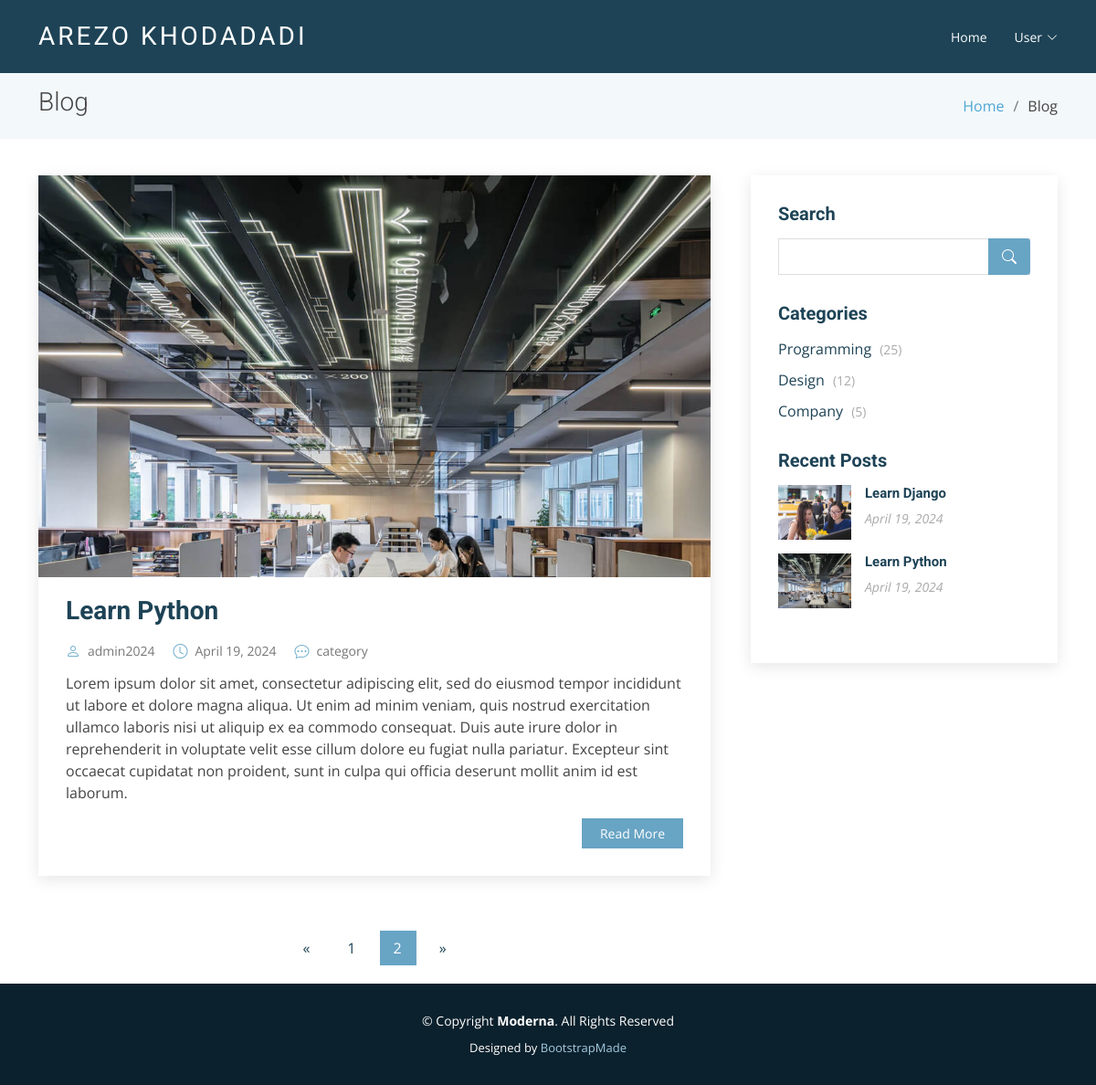
Screenshot of /?page=2 with the database file from the repository.
### blog/models.py (models this page shows, shortened)
class Post(models.Model):
    title=models.CharField(max_length=255)
    excerpt=models.TextField()
    body=models.TextField()
    author=models.ForeignKey("accounts.CustomUser", on_delete=models.CASCADE)
    date=models.DateField(default=date.today)
    photo=models.ImageField(upload_to='photo/%Y/%m/%d')

### accounts/models.py (models this page shows)
class CustomUser(AbstractUser):
    age=models.PositiveIntegerField(null=True, blank=True)
    photo=models.ImageField(upload_to='photo/profiles/%Y/%m/%d',default='null')
    about=models.CharField(max_length=255, default='null')
    twitter_url=models.CharField( max_length=60, null=True, blank= True)
    instagram_url=models.CharField( max_length=60, null=True, blank= True)
    facebook_url=models.CharField( max_length=60, null=True, blank= True)

### blog/views.py (the view)
# urls.py: path('', HomeView.as_view(),name="home"),
class HomeView(View):
    template_name='home.html'
    paginate_by=1
    def get(self, request):
        posts=Post.objects.all()
        paginator=Paginator(posts, self.paginate_by)
        page_number=request.GET.get('page')
        page_obj=paginator.get_page(page_number)
        context={'post_list':page_obj}
        return render(request, self.template_name, context)

### blog/context_processors.py (called while the page is built)
def recent_posts(request):
    recent_posts=Post.objects.order_by('-date')[:5]
    return {'recent_posts': recent_posts}

### templates/home.html
{% extends 'base.html' %}
{% load static %}
{% block content %}
<main id="main">
    <section class="breadcrumbs">
      <div class="container">
        <div class="d-flex justify-content-between align-items-center">
          <h2>Blog</h2>
          <ol>
            <li><a href="index.html">Home</a></li>
            <li>Blog</li>
          </ol>
        </div>
      </div>
    </section>
    <section id="blog" class="blog">
      <div class="container" data-aos="fade-up">
        <div class="row">
          <div class="col-lg-8 entries">
            {% if post_list %}
              {% for post in post_list %}
                <article class="entry">
                  <div class="entry-img">
                    <img src="{{ post.photo.url }}" alt="" class="img-fluid">
                  </div>
                  <h2 class="entry-title">
                    <a href="{% url 'post_detail' post.pk %}">{{ post.title }}</a>
                  </h2>
                  <div class="entry-meta">
                    <ul>
                      <li class="d-flex align-items-center"><i class="bi bi-person"></i> <a href="blog-single.html">{{ post.author }}</a></li>
                      <li class="d-flex align-items-center"><i class="bi bi-clock"></i> <a href="blog-single.html"><time datetime="2020-01-01">{{ post.date }}</time></a></li>
                      <li class="d-flex align-items-center"><i class="bi bi-chat-dots"></i> <a href="blog-single.html">{{ category }} category</a></li>
                    </ul>
                  </div>
                  <div class="entry-content">
                    <p>
                      {{ post.excerpt }}
                    </p>
                    <div class="read-more">
                      <a href="{% url 'post_detail' post.pk %}">Read More</a>
                    </div>
                  </div>
                </article>
              {% endfor  %}
              {% if post_list.has_other_pages %}
                <div class="blog-pagination">
                  <ul class="justify-content-center">
                    {% if post_list.has_previous %}
                      <li class="page-item">
                        <a href="?page={{ post_list.previous_page_number }}">&laquo</a>
                      </li>
                      {% else %}
                        <li class="page-item disable">
                          <a class="page-link">&laquo</a>
                        </li>
                    {% endif %}
                    {% for i in post_list.paginator.page_range %}
                      {% if post_list.number == i %}
                        <li class="page-item active">
                          <a class="page-link">{{ i }}</a>
                        </li>
                      {% else %}
                        <li class="page-item">
                          <a href="?page={{ i }}" class="page-link">{{ i }}</a>
                        </li>
                      {% endif %}
                    {% endfor %}
                    {% if post_list.has_next %}
                      <li class="page-item">
                      <a href="?page={{ post_list.next_page_number }}">&raquo</a>
                      </li>
                    {% else %}
                      <li class="page-item disable">
                      <a class="page-link">&raquo</a>
                      </li>
                    {% endif %}
                  </ul>
                </div>
              {% endif %}
              {% else %}
                <h2>No post is available!</h2>
            {% endif %}
          </div>
          <div class="col-lg-4">
            {% block sidebar %}
            {% include 'sidebar.html' %}
            {% endblock sidebar %}
          </div>
        </div>
      </div>
    </section>
  </main>
{% endblock content %}

### templates/sidebar.html
{% load static %}
<div class="sidebar">
    <h3 class="sidebar-title">Search</h3>
    <div class="sidebar-item search-form">
      <form action="">
        <input type="text">
        <button type="submit"><i class="bi bi-search"></i></button>
      </form>
    </div>
    <h3 class="sidebar-title">Categories</h3>
    <div class="sidebar-item categories">
      <ul>
        <li><a href="#">Programming <span>(25)</span></a></li>
        <li><a href="#">Design <span>(12)</span></a></li>
        <li><a href="#">Company <span>(5)</span></a></li>
      </ul>
    </div>
    <h3 class="sidebar-title">Recent Posts</h3>
    {% if recent_posts %}
        <div class="sidebar-item recent-posts">
            {% for post in recent_posts %}
                <div class="post-item clearfix">
                    <img src="{{ post.photo.url }}" alt="">
                    <h4><a href="{% url 'post_detail' post.pk %}">{{ post.title }}</a></h4>
                    <time datetime="2020-01-01">{{ post.date }}</time>
                </div>
            {% endfor %}
            </div>
      {% else %}
        <p>No blog post is available!</p>
      {% endif %}
  </div>

### static/assets/css/style.css (style rules this page uses)
body { font-family: "Open Sans", sans-serif; color: #444; }
a { color: #4fa6d5; text-decoration: none; }
h1, h2, h3, h4, h5, h6, .font-primary { font-family: "Roboto", sans-serif; }
#main { margin-top: 80px; }
section { padding: 60px 0; }
.breadcrumbs { padding: 15px 0; background-color: #f3f8fa; min-height: 40px; }
.breadcrumbs h2 { font-size: 28px; font-weight: 300; }
.breadcrumbs ol { display: flex; flex-wrap: wrap; list-style: none; padding: 0; margin: 0; }
.breadcrumbs ol li+li { padding-left: 10px; }
.breadcrumbs ol li+li::before { display: inline-block; padding-right: 10px; color: #6c757d; content: "/"; }
.blog { padding: 40px 0 20px 0; }
.blog .entry { padding: 30px; margin-bottom: 60px; box-shadow: 0 4px 16px rgba(0, 0, 0, 0.1); }
.blog .entry .entry-img { max-height: 440px; margin: -30px -30px 20px -30px; overflow: hidden; }
.blog .entry .entry-title { font-size: 28px; font-weight: bold; padding: 0; margin: 0 0 20px 0; }
.blog .entry .entry-title a { color: #1e4356; transition: 0.3s; }
.blog .entry .entry-meta { margin-bottom: 15px; color: #72afce; }
.blog .entry .entry-meta ul { display: flex; flex-wrap: wrap; list-style: none; align-items: center; padding: 0; margin: 0; }
.blog .entry .entry-meta ul li+li { padding-left: 20px; }
.blog .entry .entry-meta i { font-size: 16px; margin-right: 8px; line-height: 0; }
.blog .entry .entry-meta a { color: #777777; font-size: 14px; display: inline-block; line-height: 1; }
.blog .entry .entry-content p { line-height: 24px; }
.blog .entry .entry-content .read-more { -moz-text-align-last: right; text-align-last: right; }
.blog .entry .entry-content .read-more a { display: inline-block; background: #68A4C4; color: #fff; padding: 6px 20px; transition: 0.3s; font-size: 14px; }
.blog .blog-pagination { color: #387ea2; }
.blog .blog-pagination ul { display: flex; padding: 0; margin: 0; list-style: none; }
.blog .blog-pagination li { margin: 0 5px; transition: 0.3s; }
.blog .blog-pagination li a { color: #1e4356; padding: 7px 16px; display: flex; align-items: center; justify-content: center; }
.blog .blog-pagination li.active, .blog .blog-pagination li:hover { background: #68A4C4; }
.blog .blog-pagination li.active a, .blog .blog-pagination li:hover a { color: #fff; }
.blog .sidebar { padding: 30px; margin: 0 0 60px 20px; box-shadow: 0 4px 16px rgba(0, 0, 0, 0.1); }
.blog .sidebar .sidebar-title { font-size: 20px; font-weight: 700; padding: 0 0 0 0; margin: 0 0 15px 0; color: #1e4356; position: relative; }
.blog .sidebar .sidebar-item { margin-bottom: 30px; }
.blog .sidebar .search-form form { background: #fff; border: 1px solid #ddd; padding: 3px 10px; position: relative; }
.blog .sidebar .search-form form input[type=text] { border: 0; padding: 4px; border-radius: 4px; width: calc(100% - 40px); }
.blog .sidebar .search-form form button { position: absolute; top: 0; right: 0; bottom: 0; border: 0; background: none; font-size: 16px; padding: 0 15px; margin: -1px; background: #68A4C4; color: #fff; transition: 0.3s; border-radius: 0 4px 4px 0; line-height: 0; }
.blog .sidebar .search-form form button i { line-height: 0; }
.blog .sidebar .categories ul { list-style: none; padding: 0; }
.blog .sidebar .categories ul li+li { padding-top: 10px; }
.blog .sidebar .categories ul a { color: #1e4356; transition: 0.3s; }
.blog .sidebar .categories ul a span { padding-left: 5px; color: #aaaaaa; font-size: 14px; }
.blog .sidebar .recent-posts .post-item+.post-item { margin-top: 15px; }
.blog .sidebar .recent-posts img { width: 80px; float: left; }
.blog .sidebar .recent-posts h4 { font-size: 15px; margin-left: 95px; font-weight: bold; }
.blog .sidebar .recent-posts h4 a { color: #1e4356; transition: 0.3s; }
.blog .sidebar .recent-posts time { display: block; margin-left: 95px; font-style: italic; font-size: 14px; color: #aaaaaa; }

### rows the page displays
Post: photo (picture), title "Learn Python", author "admin2024", date "April 19, 2024", excerpt "Lorem ipsum dolor sit amet, consectetur adipiscing elit, sed do eiusmod tempor incididunt ut labore et dolore magna aliqua. Ut enim ad minim veniam, quis nostrud exercitation ullamco laboris nisi ut aliquip ex ea commodo consequat. Duis aute irure dolor in reprehenderit in voluptate velit esse cillum dolore eu fugiat nulla pariatur. Excepteur sint occaecat cupidatat non proident, sunt in culpa qui officia deserunt mollit anim id est laborum."
Post: photo (picture), title "Learn Django", date "April 19, 2024"

### other values shown
{{ i }} "1"
{{ i }} "2"
